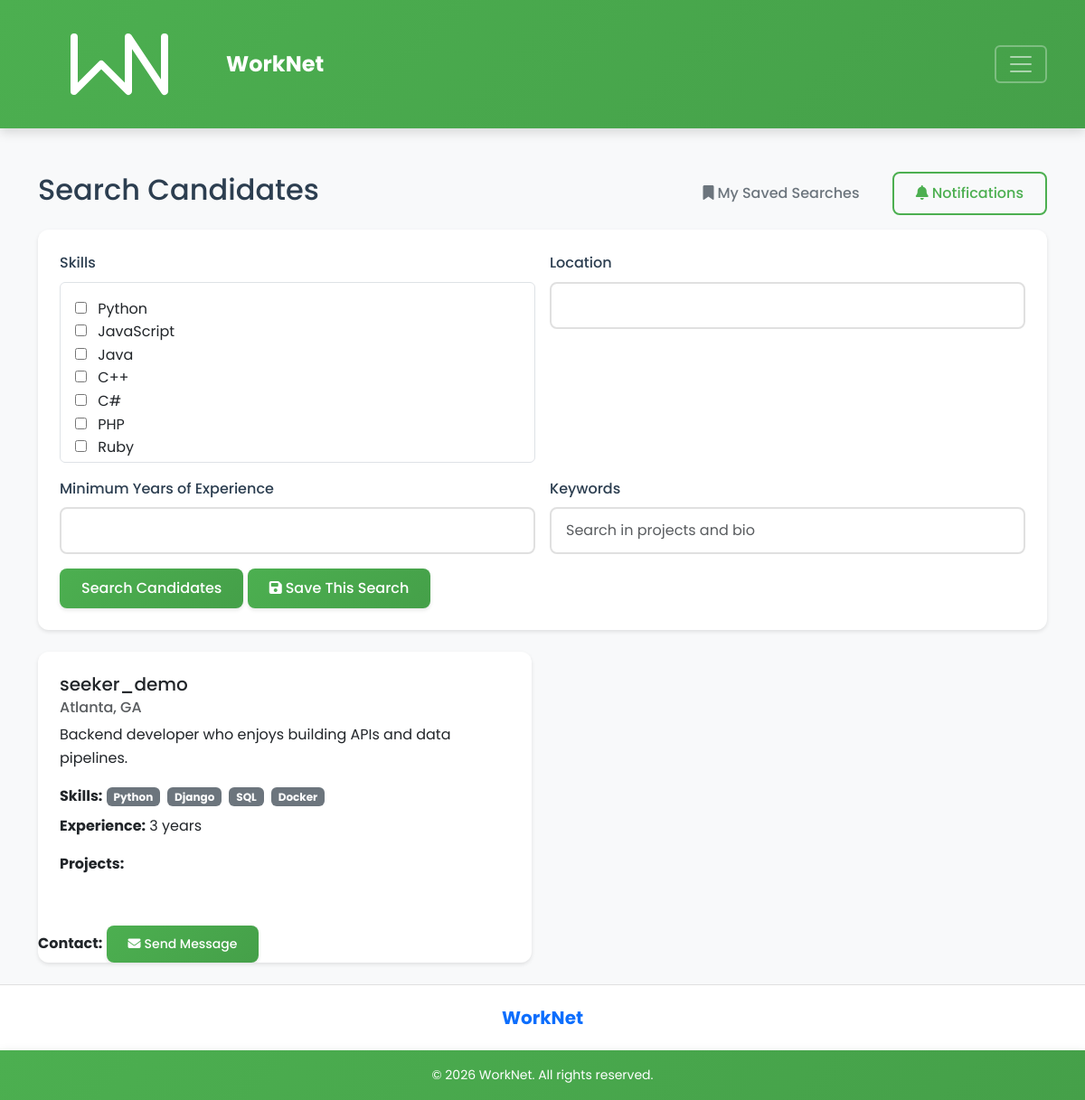
Page /accounts/search/candidates/ (signed in) on the committed database.
### accounts/models.py (models this page shows)
class Account(AbstractUser):
    ACCOUNT_TYPES = (
        ('recruiter', 'Recruiter'),
        ('seeker', 'Seeker'),
        ('admin', 'Administrator'),
    )
    account_type = models.CharField(max_length=10, choices=ACCOUNT_TYPES)
    email = models.EmailField(blank=True, null=True, help_text='Email address for the account')
    location = models.CharField(max_length=100, blank=True)
    skills = models.ManyToManyField(Skill, blank=True)
    projects = models.ManyToManyField(Project, blank=True)
    bio = models.TextField(blank=True)
    years_of_experience = models.PositiveIntegerField(default=0)
    is_suspended = models.BooleanField(default=False)
    suspension_reason = models.TextField(blank=True)
    suspension_date = models.DateTimeField(null=True, blank=True)
    profile_visibility = models.CharField(
        max_length=10,
        choices=[('public', 'Public'), ('private', 'Private')],
        default='public',
        help_text='Control overall profile visibility to recruiters'
    )
    hide_location = models.BooleanField(default=False, help_text='Hide location from recruiters')
    hide_skills = models.BooleanField(default=False, help_text='Hide skills from recruiters')
    hide_experience = models.BooleanField(default=False, help_text='Hide years of experience from recruiters')
    hide_projects = models.BooleanField(default=False, help_text='Hide projects from recruiters')

class Skill(models.Model):
    name = models.CharField(max_length=100, unique=True)
    def __str__(self):
        return self.name

### accounts/views.py (the view)
    def wrapper(request, *args, **kwargs):
        if not request.user.is_authenticated:
            messages.warning(request, 'Please log in first.')
            return redirect('accounts.login')
        if request.user.account_type != 'recruiter':
            messages.warning(request, 'This page is only accessible to recruiters.')
            return redirect('home.index')
        return view_func(request, *args, **kwargs)

### accounts/views.py (called while the page is built)
def recruiter_required(view_func):
    def wrapper(request, *args, **kwargs):
        if not request.user.is_authenticated:
            messages.warning(request, 'Please log in first.')
            return redirect('accounts.login')
        if request.user.account_type != 'recruiter':
            messages.warning(request, 'This page is only accessible to recruiters.')
            return redirect('home.index')
        return view_func(request, *args, **kwargs)
    return wrapper

### accounts/templates/accounts/search_candidates.html (shortened to what this page needs)
{% extends 'base.html' %}
{% block content %}
<div class="container mt-4">
    <div class="d-flex justify-content-between align-items-center mb-3">
        <h2>{{ template_data.title }}</h2>
        <div>
            <a href="{% url 'accounts.my_saved_searches' %}" class="btn btn-outline-secondary me-2">
                <i class="fas fa-bookmark me-1"></i>My Saved Searches
            </a>
            {% if template_data.notification_count > 0 %}
            <a href="{% url 'accounts.search_notifications' %}" class="btn btn-primary position-relative">
                <i class="fas fa-bell me-1"></i>Notifications
                <span class="position-absolute top-0 start-100 translate-middle badge rounded-pill bg-danger">
                    {{ template_data.notification_count }}
                </span>
            </a>
            {% else %}
            <a href="{% url 'accounts.search_notifications' %}" class="btn btn-outline-primary">
                <i class="fas fa-bell me-1"></i>Notifications
            </a>
            {% endif %}
        </div>
    </div>
    <div class="card mb-4">
        <div class="card-body">
            <form method="get" id="searchForm" class="row g-3">
                <div class="col-md-6">
                    <label class="form-label">Skills</label>
                    <div class="border rounded p-3" style="max-height: 200px; overflow-y: auto;">
                        {{ template_data.form.skills }}
                    </div>
                </div>
                <div class="col-md-6">
                    <label for="{{ template_data.form.location.id_for_label }}" class="form-label">Location</label>
                    {{ template_data.form.location }}
                </div>
                <div class="col-md-6">
                    <label for="{{ template_data.form.years_of_experience.id_for_label }}" class="form-label">Minimum Years of Experience</label>
                    {{ template_data.form.years_of_experience }}
                </div>
                <div class="col-md-6">
                    <label for="{{ template_data.form.keywords.id_for_label }}" class="form-label">Keywords</label>
                    {{ template_data.form.keywords }}
                </div>
                <div class="col-12">
                    <button type="submit" class="btn btn-primary">Search Candidates</button>
                    <button type="button" class="btn btn-success" id="saveSearchBtn">
                        <i class="fas fa-save me-1"></i>Save This Search
                    </button>
                </div>
            </form>
        </div>
    </div>
    <div class="row">
        {% for candidate in template_data.candidates %}
        <div class="col-md-6 mb-4">
            <div class="card">
                <div class="card-body">
                    <h5 class="card-title">{{ candidate.username }}</h5>
                    {% if not candidate.hide_location %}
                        <h6 class="card-subtitle mb-2 text-muted">{{ candidate.location }}</h6>
                    {% else %}
                        <h6 class="card-subtitle mb-2 text-muted">
                            <i class="fas fa-lock me-1"></i>
                        </h6>
                    {% endif %}
                    <p class="card-text">{{ candidate.bio|truncatewords:30 }}</p>
                    {% if not candidate.hide_skills %}
                        <div class="mb-2">
                            <strong>Skills:</strong>
                            {% for skill in candidate.skills.all %}
                            <span class="badge bg-secondary me-1">{{ skill.name }}</span>
                            {% endfor %}
                        </div>
                    {% else %}
                        <div class="mb-2">
                            <strong>Skills:</strong> <i class="fas fa-lock me-1"></i>
                        </div>
                    {% endif %}
                    {% if not candidate.hide_experience %}
                        <div class="mb-2">
                            <strong>Experience:</strong> {{ candidate.years_of_experience }} years
                        </div>
                    {% else %}
                        <div class="mb-2">
                            <strong>Experience:</strong> <i class="fas fa-lock me-1"></i>
                        </div>
                    {% endif %}
                    {% if not candidate.hide_projects %}
                        <div class="mt-3">
                            <strong>Projects:</strong>
                        </div>
                    {% else %}
                        <div class="mt-3">
                            <strong>Projects:</strong> <i class="fas fa-lock me-1"></i>
                        </div>
                    {% endif %}
                </div>
                <div class="mt-3">
                        <strong>Contact:</strong>
                        <div class="btn-group" role="group">
                            <a href="{% url 'accounts.send_message' candidate.id %}" class="btn btn-primary btn-sm">
                                <i class="fas fa-envelope me-1"></i>Send Message
                            </a>
                        </div>
                </div>
            </div>
        </div>
        {% empty %}
        <div class="col-12">
            <div class="alert alert-info">
                No candidates found matching your criteria.
            </div>
        </div>
        {% endfor %}
    </div>
</div>
{% endblock %}

### WorkNet/static/css/style.css (style rules this page uses)
:root { --primary-color: #4CAF50; --primary-dark: #45a049; --primary-light: #66BB6A; --secondary-color: #032c62; --secondary-dark: #021d42; --text-dark: #2c3e50; --text-light: #6c757d; --bg-light: #f8f9fa; --bg-white: #ffffff; --border-color: #e0e0e0; --shadow-sm: 0 2px 4px rgba(0,0,0,0.1); --shadow-md: 0 4px 12px rgba(0,0,0,0.15); --shadow-lg: 0 8px 24px rgba(0,0,0,0.2); --transition: all 0.3s ease; }
body { font-family: 'Poppins', -apple-system, BlinkMacSystemFont, 'Segoe UI', Roboto, sans-serif; color: var(--text-dark); background-color: var(--bg-light); line-height: 1.6; }
.card { border: none; border-radius: 0.75rem; box-shadow: var(--shadow-sm); transition: var(--transition); overflow: hidden; }
.card-body { padding: 1.5rem; }
.btn { border-radius: 0.5rem; font-weight: 500; padding: 0.625rem 1.5rem; transition: var(--transition); border: none; }
.btn-primary, .btn-success, .custom-bg.btn { background: linear-gradient(135deg, var(--primary-color) 0%, var(--primary-dark) 100%); color: white; box-shadow: var(--shadow-sm); }
.btn-outline-primary { border: 2px solid var(--primary-color); color: var(--primary-color); background: transparent; }
.form-control, .form-select { border-radius: 0.5rem; border: 2px solid var(--border-color); padding: 0.75rem 1rem; transition: var(--transition); }
.form-label { font-weight: 500; color: var(--text-dark); margin-bottom: 0.5rem; }
.list-unstyled input[type="checkbox"] { margin-right: 0.5rem; }

### rows in the picture
Account: username "seeker_demo", location "Atlanta, GA", bio "Backend developer who enjoys building APIs and data pipelines.", years_of_experience "3", shows "Projects:"
Skill: name "Python"
Skill: name "Django"
Skill: name "SQL"
Skill: name "Docker"

### other values in the picture
{{ template_data.title }} "Search Candidates"
